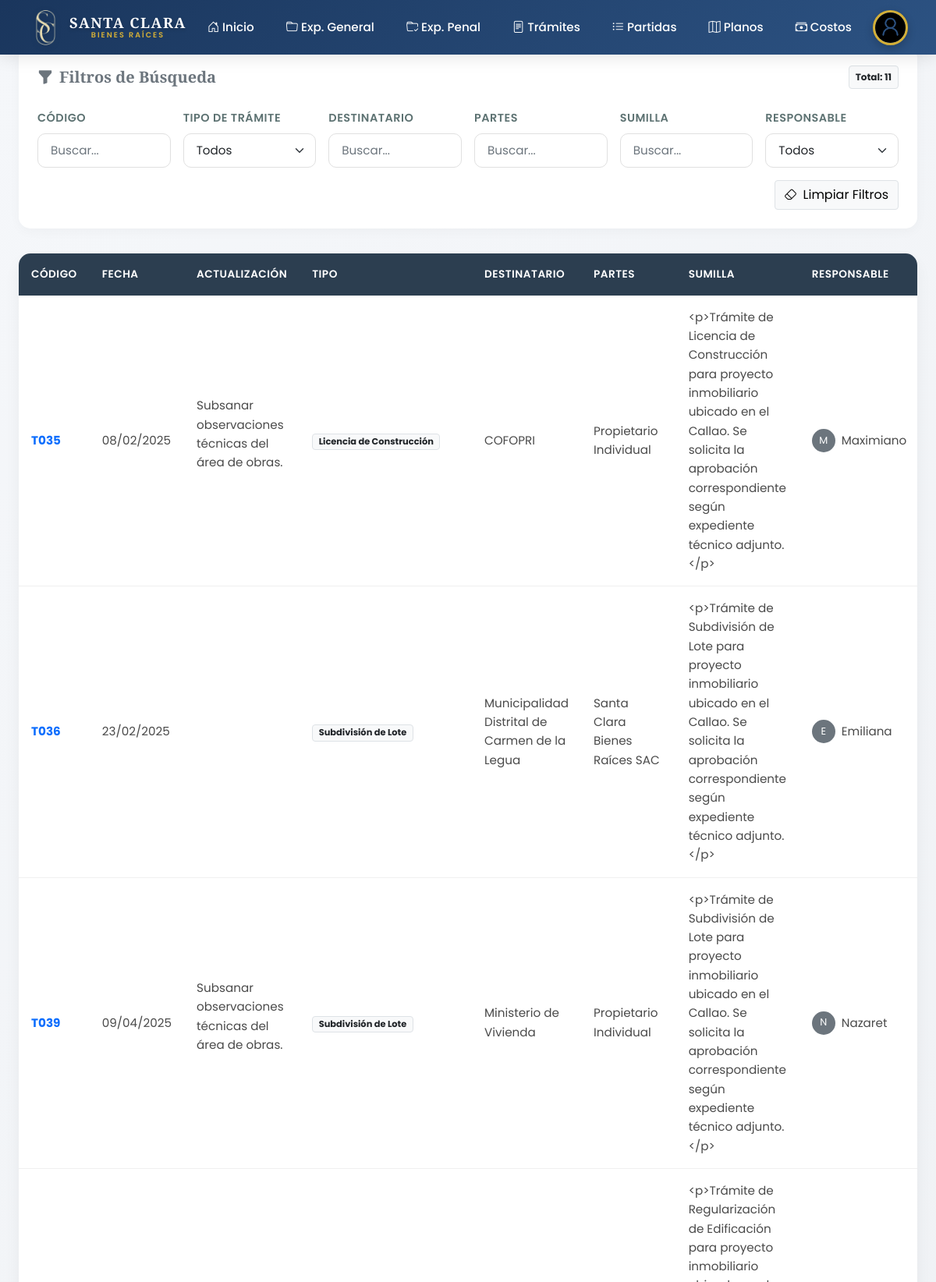
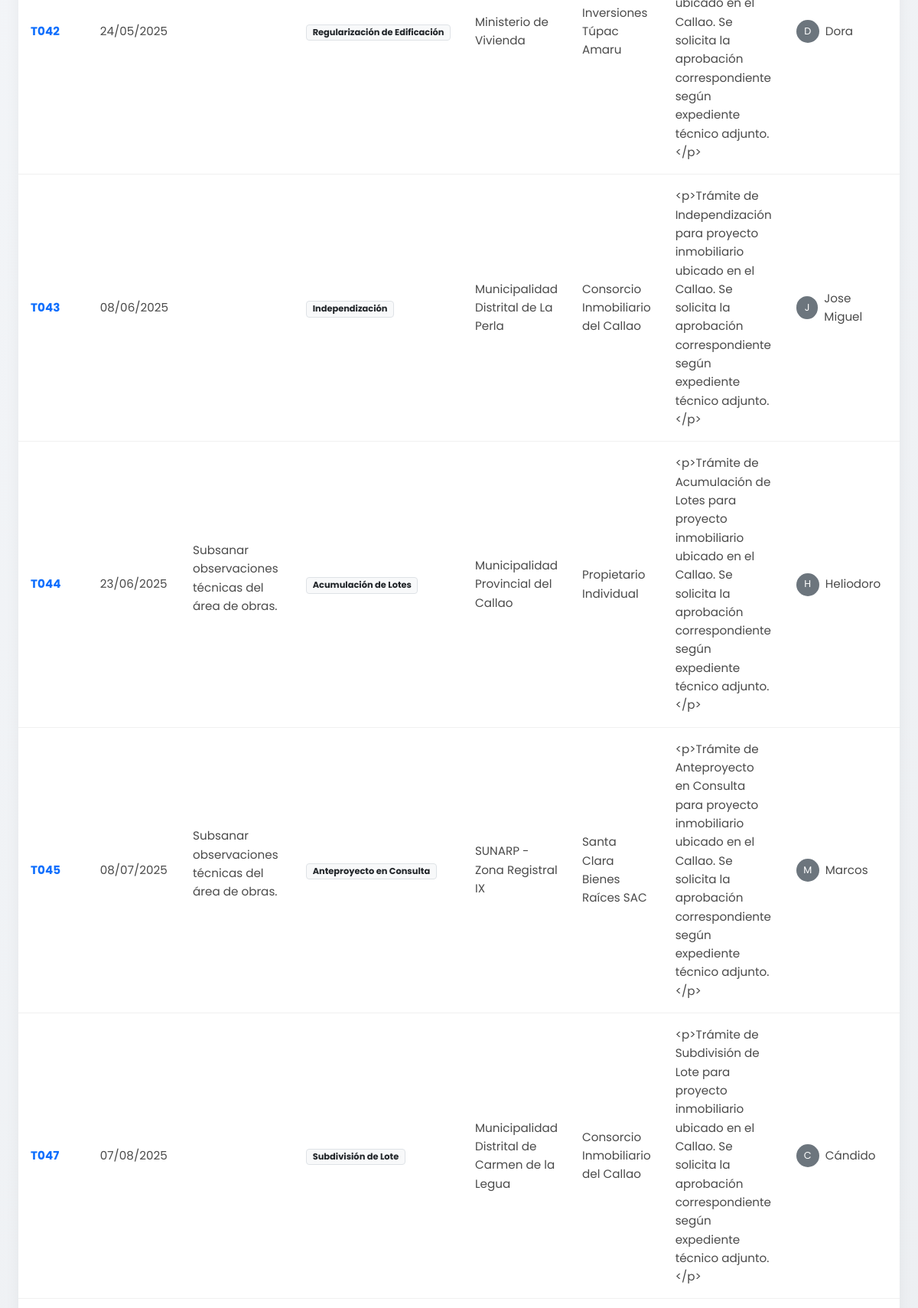
The page /tramites/concluidos/ (signed in, upper part) on the database its author committed (2 pictures, top to bottom).
### apps/tramites/models.py (models this page shows, shortened)
class Tramite(models.Model):
    kardex = models.CharField(max_length=15, unique=True, blank=True, null=True, editable=False) #
    fecha = models.DateField(blank=True, null=True)
    ult_revision = models.DateField(blank=True, null=True)
    destinatario = models.CharField(max_length=100, blank=True, null=True)
    partes_intervinientes = models.CharField(max_length=100, blank=True, null=True)
    sumilla = HTMLField(null=True, blank=True)
    tramite_tipo = models.CharField(max_length=100, blank=True, null=False)
    pendiente = HTMLField(null=True, blank=True)
    concluido = models.BooleanField(default=True, help_text="True => Activo, False => Concluido")
    responsable2 = models.ForeignKey(
        User,
        on_delete=models.SET_NULL,
        null=True,
        blank=True,
        limit_choices_to=~Q(username='user8'),
        related_name='casos_asignados_tramite',
        verbose_name='Responsable (Área Legal)'
    )
    def alerta_color(self):
        hoy = date.today()
        proximo_seguimiento = (
            self.seguimientos_tramites
            .filter(fecha_alerta__gte=hoy)
            .order_by('fecha_alerta')
            .first()
        )
        if not proximo_seguimiento:
            return "secondary"
        dias_restantes = (proximo_seguimiento.fecha_alerta - hoy).days
        if dias_restantes <= 5:
            return "danger"
        elif dias_restantes <= 10:
            return "warning"
        else:
            return "success"

### apps/accounts/models.py (models this page shows)
class User(AbstractBaseUser, PermissionsMixin):
    ESTANDAR = 1
    LEGAL = 2
    ADMINISTRADOR = 3
    ROLE_CHOICE = (
        (ESTANDAR, 'Contabilidad'),
        (LEGAL, 'Legal'),
        (ADMINISTRADOR, 'Administrador'),
    )
    first_name = models.CharField(max_length=50)
    last_name = models.CharField(max_length=50)
    username = models.CharField(max_length=50, unique=True)
    email = models.EmailField(max_length=100, unique=True, blank=True, null=True)
    phone_number = models.CharField(max_length=12, blank=True, null=True)
    role = models.PositiveSmallIntegerField(choices=ROLE_CHOICE, blank=True, null=True)
    foto_perfil = models.ImageField(upload_to='profile_photos/', blank=True, null=True)
    dni = models.CharField(max_length=8, unique=True, blank=True, null=True)
    saldo = models.DecimalField(max_digits=10, decimal_places=2, blank=True, null=True, default=100.00)
    date_joined = models.DateTimeField(auto_now_add=True)
    last_login = models.DateTimeField(auto_now_add=True)
    created_date = models.DateTimeField(auto_now_add=True)
    modified_date = models.DateTimeField(auto_now=True)
    is_admin = models.BooleanField(default=False)
    is_staff = models.BooleanField(default=False)
    is_active = models.BooleanField(default=True)
    is_superadmin = models.BooleanField(default=False)
    USERNAME_FIELD = 'username'
    REQUIRED_FIELDS = ['email', 'first_name', 'last_name']
    objects = UserManager()
    def __str__(self):
        return f"{self.first_name} {self.last_name}".strip()

### apps/tramites/views.py (the view, shortened to what this page needs)
# urls.py: path('tramites/concluidos/', views.ListaTramiteConcluidosView.as_view(), name='lista_tramite_concluidos'),
class ListaTramiteConcluidosView(LoginRequiredMixin, View):
    def get_context_data(self, form=None):
        caso_judiciales = Tramite.objects.all().order_by('kardex').filter(concluido=False)
        usuarios_legales = User.objects.filter(
            is_active=True
        ).exclude(
            username__in=['surcodev', 'nlupa', 'cdiaz', 'plupa']
        ).order_by('first_name')
        tipo_tramite = (
            Tramite.objects
            .filter(concluido=False)
            .exclude(tramite_tipo__isnull=True)
            .exclude(tramite_tipo__exact="")
            .values_list('tramite_tipo', flat=True)
            .distinct()
            .order_by('tramite_tipo')
        )
        return {
            'form': form or TramiteForm(),
            'caso_judiciales': caso_judiciales,
            'especialidades': tipo_tramite,
            'usuarios_legales': usuarios_legales,
        }
    def get(self, request):
        return render(request, 'tramites/home_concluidos.html', self.get_context_data())

### apps/tramites/templates/tramites/home_concluidos.html (shortened to what this page needs)
{% extends "base.html" %}
{% block body %}
{% include "../components/navbar.html" %}
<div class="container-fluid px-4 animate-fade-in" style="animation-delay: 0.1s; margin-top: 60px;">
    <div class="filter-section">
        <div class="d-flex justify-content-between align-items-center mb-4">
            <h5 class="mb-0 fw-bold text-secondary"><i class="bi bi-funnel-fill me-2"></i>Filtros de Búsqueda</h5>
            <div id="totalExpedientes" class="badge bg-light text-dark border p-2">
                Total: <span id="expedienteCount" class="fw-bold">{{ caso_judiciales|length }}</span>
            </div>
        </div>
        <div class="row g-3">
            <div class="col-md-2">
                <label class="form-label">Código</label>
                <input type="text" class="form-control filter-input" data-column="0" placeholder="Buscar...">
            </div>
            <div class="col-md-2">
                <label class="form-label">Tipo de Trámite</label>
                <select class="form-select filter-input" data-column="3">
                    <option value="">Todos</option>
                </select>
            </div>
            <div class="col-md-2">
                <label class="form-label">Destinatario</label>
                <input type="text" class="form-control filter-input" data-column="4" placeholder="Buscar...">
            </div>
            <div class="col-md-2">
                <label class="form-label">Partes</label>
                <input type="text" class="form-control filter-input" data-column="5" placeholder="Buscar...">
            </div>
            <div class="col-md-2">
                <label class="form-label">Sumilla</label>
                <input type="text" class="form-control filter-input" data-column="6" placeholder="Buscar...">
            </div>
            <div class="col-md-2">
                <label class="form-label">Responsable</label>
                <select class="form-select filter-input" data-column="8" id="responsableSelect">
                    <option value="">Todos</option>
                </select>
            </div>
        </div>
        <div class="row mt-3">
            <div class="col-12 d-flex justify-content-end gap-2">
                <a href="{% url 'tramites:lista_tramite' %}" id="clearFilters" class="btn btn-light border">
                    <i class="bi bi-eraser me-2"></i>Limpiar Filtros
                </a>
            </div>
        </div>
    </div>
    <div class="table-container animate-fade-in" style="animation-delay: 0.2s;">
        <div class="table-responsive" style="max-height: 70vh;">
            <table class="table custom-table table-hover" id="documentsTable">
                <thead style="position: sticky; top: 0; z-index: 10;">
                    <tr>
                        <th>Código</th>
                        <th>Fecha</th>
                        <th>Actualización</th>
                        <th>Tipo</th>
                        <th>Destinatario</th>
                        <th>Partes</th>
                        <th>Sumilla</th>
                        <th>Responsable</th>
                    </tr>
                </thead>
                <tbody>
                    {% for cj in caso_judiciales %}
                    <tr class="clickable-row" data-href="{% url 'tramites:ver_seguimiento_t_concluido' cj.id %}"
                        data-alerta="{{ cj.alerta_color }}" style="cursor: pointer;">
                        <td class="fw-bold text-primary">{{ cj.kardex|default:'' }}</td>
                        <td>{{ cj.fecha|date:"d/m/Y"|default:'' }}</td>
                        <td>{{ cj.pendiente|default:''|safe }}</td>
                        <td><span class="badge bg-light text-dark border">{{ cj.tramite_tipo|default:'' }}</span></td>
                        <td>{{ cj.destinatario|default:"" }}</td>
                        <td>{{ cj.partes_intervinientes|default:"" }}</td>
                        <td>{{ cj.sumilla|default:"" }}</td>
                        <td>
                            <div class="d-flex align-items-center">
                                <div class="avatar-circle bg-secondary text-white rounded-circle d-flex align-items-center justify-content-center me-2"
                                    style="width: 30px; height: 30px; font-size: 0.8rem;">
                                    {{ cj.responsable2.first_name|first|default:"U" }}
                                </div>
                                {{ cj.responsable2.first_name|default:"" }}
                            </div>
                        </td>
                    </tr>
                    {% endfor %}
                </tbody>
            </table>
        </div>
    </div>
</div>
{% endblock %}

### templates/base.html (style rules this page uses)
:root { --primary-color: #1a365d; --secondary-color: #2c5282; --accent-color: #d4af37; --light-bg: #f8f9fa; --dark-text: #2d3748; --border-color: #e2e8f0; --shadow-sm: 0 2px 8px rgba(0,0,0,0.05); --shadow-md: 0 4px 16px rgba(0,0,0,0.1); --shadow-lg: 0 8px 32px rgba(0,0,0,0.15); }
* { margin: 0; padding: 0; box-sizing: border-box; }
body { font-family: 'Poppins', sans-serif; background: linear-gradient(135deg, #f5f7fa 0%, #e9ecef 100%); color: var(--dark-text); min-height: 100vh; line-height: 1.6; }
h1, h2, h3, h4, h5, h6 { font-family: 'Playfair Display', serif; font-weight: 700; color: var(--primary-color); }
.form-control, .form-select { border: 2px solid var(--border-color); border-radius: 8px; padding: 12px 16px; transition: all 0.3s ease; font-size: 0.95rem; }
.form-label { font-weight: 500; color: var(--primary-color); margin-bottom: 8px; font-size: 0.9rem; text-transform: uppercase; letter-spacing: 0.5px; }

### templates/components/navbar.html (style rules this page uses)
:root { --nav-primary: #1a365d; --nav-secondary: #2c5282; --nav-accent: #d4af37; --nav-hover: #f4c430; --nav-text: #ffffff; --nav-shadow: 0 4px 20px rgba(0,0,0,0.1); --nav-height: 70px; }

### apps/tramites/templates/tramites/home_concluidos.html (style rules this page uses)
:root { --primary-gradient: linear-gradient(135deg, #5E7373 0%, #2C3E50 100%); --card-shadow: 0 10px 20px rgba(0, 0, 0, 0.05); --hover-shadow: 0 15px 30px rgba(0, 0, 0, 0.1); }
body { background-color: #f8f9fa; }
.filter-section { background: white; padding: 1.5rem; border-radius: 15px; margin-bottom: 2rem; box-shadow: 0 4px 15px rgba(0, 0, 0, 0.03); }
.form-control, .form-select { border-radius: 10px; border: 1px solid #e0e0e0; padding: 0.6rem 1rem; transition: all 0.3s; }
.form-label { font-weight: 600; color: #5E7373; margin-bottom: 0.5rem; font-size: 0.9rem; }
.table-container { border-radius: 15px; overflow: hidden; background: white; box-shadow: var(--card-shadow); }
.custom-table { width: 100%; margin-bottom: 0; }
.custom-table thead th { background: #2C3E50; color: white; font-weight: 600; text-transform: uppercase; font-size: 0.85rem; padding: 1rem; border: none; letter-spacing: 0.5px; }
.custom-table tbody tr { transition: all 0.2s; border-bottom: 1px solid #f0f0f0; }
.custom-table td { padding: 1rem; vertical-align: middle; color: #4a4a4a; font-size: 0.95rem; border: none; }
.animate-fade-in { animation: fadeIn 0.5s ease-out forwards; }

### rows shown on the page
Tramite: kardex "T035", fecha "08/02/2025", pendiente "Subsanar observaciones técnicas del área de obras.", tramite_tipo "Licencia de Construcción", destinatario "COFOPRI", partes_intervinientes "Propietario Individual", sumilla "<p>Trámite de Licencia de Construcción para proyecto inmobiliario ubicado en el Callao. Se solicita la aprobación correspondiente según expediente técnico adjunto.</p>", responsable2.first_name|first "M", responsable2.first_name "Maximiano"
Tramite: kardex "T036", fecha "23/02/2025", tramite_tipo "Subdivisión de Lote", destinatario "Municipalidad Distrital de Carmen de la Legua", partes_intervinientes "Santa Clara Bienes Raíces SAC", sumilla "<p>Trámite de Subdivisión de Lote para proyecto inmobiliario ubicado en el Callao. Se solicita la aprobación correspondiente según expediente técnico adjunto.</p>", responsable2.first_name|first "E", responsable2.first_name "Emiliana"
Tramite: kardex "T039", fecha "09/04/2025", pendiente "Subsanar observaciones técnicas del área de obras.", tramite_tipo "Subdivisión de Lote", destinatario "Ministerio de Vivienda", partes_intervinientes "Propietario Individual", sumilla "<p>Trámite de Subdivisión de Lote para proyecto inmobiliario ubicado en el Callao. Se solicita la aprobación correspondiente según expediente técnico adjunto.</p>", responsable2.first_name|first "N", responsable2.first_name "Nazaret"
Tramite: kardex "T042", fecha "24/05/2025", tramite_tipo "Regularización de Edificación", destinatario "Ministerio de Vivienda", partes_intervinientes "Inversiones Túpac Amaru", sumilla "<p>Trámite de Regularización de Edificación para proyecto inmobiliario ubicado en el Callao. Se solicita la aprobación correspondiente según expediente técnico adjunto.</p>", responsable2.first_name|first "D", responsable2.first_name "Dora"
Tramite: kardex "T043", fecha "08/06/2025", tramite_tipo "Independización", destinatario "Municipalidad Distrital de La Perla", partes_intervinientes "Consorcio Inmobiliario del Callao", sumilla "<p>Trámite de Independización para proyecto inmobiliario ubicado en el Callao. Se solicita la aprobación correspondiente según expediente técnico adjunto.</p>", responsable2.first_name|first "J", responsable2.first_name "Jose Miguel"
Tramite: kardex "T044", fecha "23/06/2025", pendiente "Subsanar observaciones técnicas del área de obras.", tramite_tipo "Acumulación de Lotes", destinatario "Municipalidad Provincial del Callao", partes_intervinientes "Propietario Individual", sumilla "<p>Trámite de Acumulación de Lotes para proyecto inmobiliario ubicado en el Callao. Se solicita la aprobación correspondiente según expediente técnico adjunto.</p>", responsable2.first_name|first "H", responsable2.first_name "Heliodoro"
Tramite: kardex "T045", fecha "08/07/2025", pendiente "Subsanar observaciones técnicas del área de obras.", tramite_tipo "Anteproyecto en Consulta", destinatario "SUNARP - Zona Registral IX", partes_intervinientes "Santa Clara Bienes Raíces SAC", sumilla "<p>Trámite de Anteproyecto en Consulta para proyecto inmobiliario ubicado en el Callao. Se solicita la aprobación correspondiente según expediente técnico adjunto.</p>", responsable2.first_name|first "M", responsable2.first_name "Marcos"
Tramite: kardex "T047", fecha "07/08/2025", tramite_tipo "Subdivisión de Lote", destinatario "Municipalidad Distrital de Carmen de la Legua", partes_intervinientes "Consorcio Inmobiliario del Callao", sumilla "<p>Trámite de Subdivisión de Lote para proyecto inmobiliario ubicado en el Callao. Se solicita la aprobación correspondiente según expediente técnico adjunto.</p>", responsable2.first_name|first "C", responsable2.first_name "Cándido"

### other values the page prints
{{ caso_judiciales|length }} "11"
